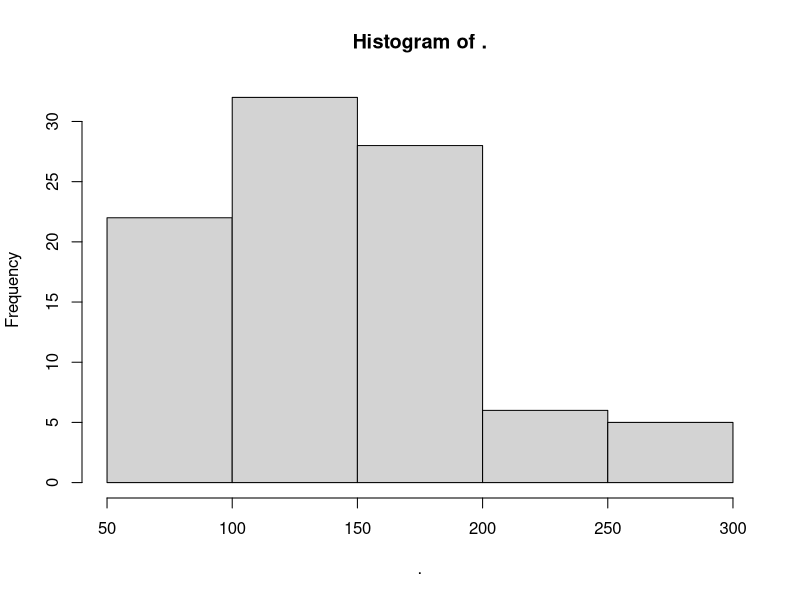
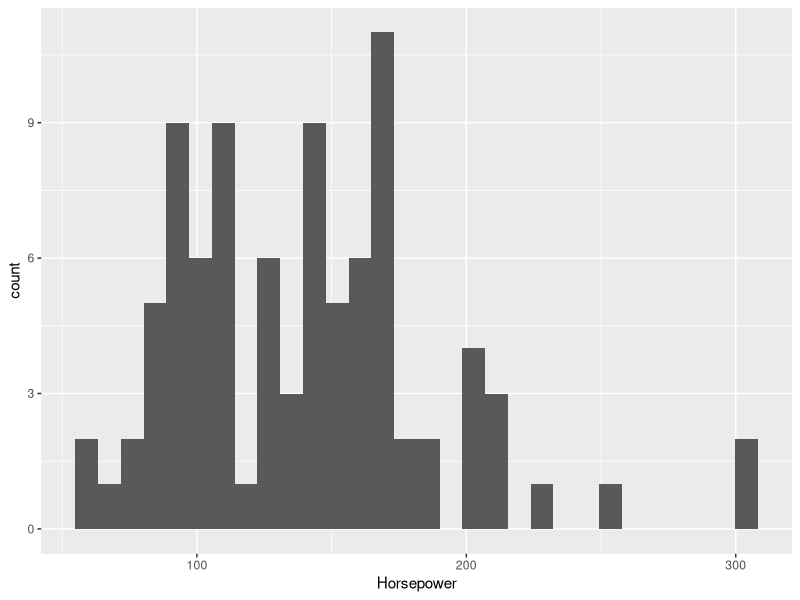
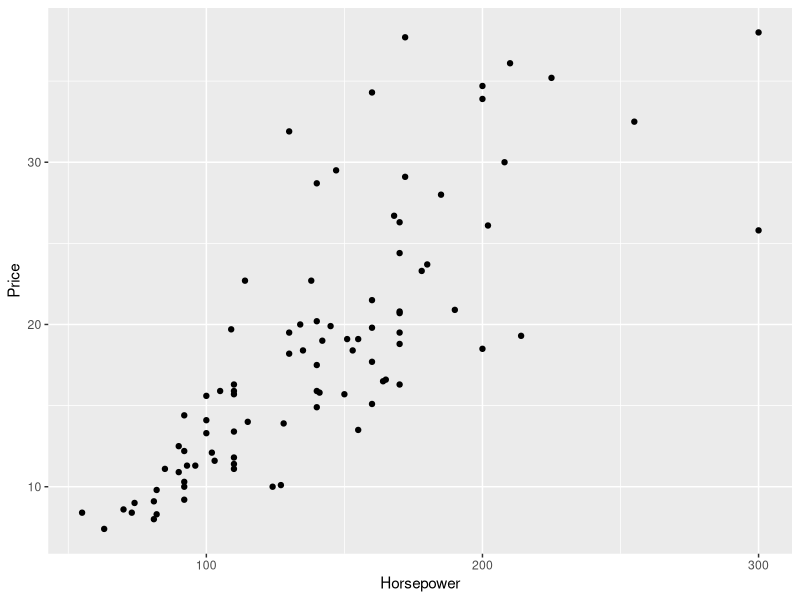
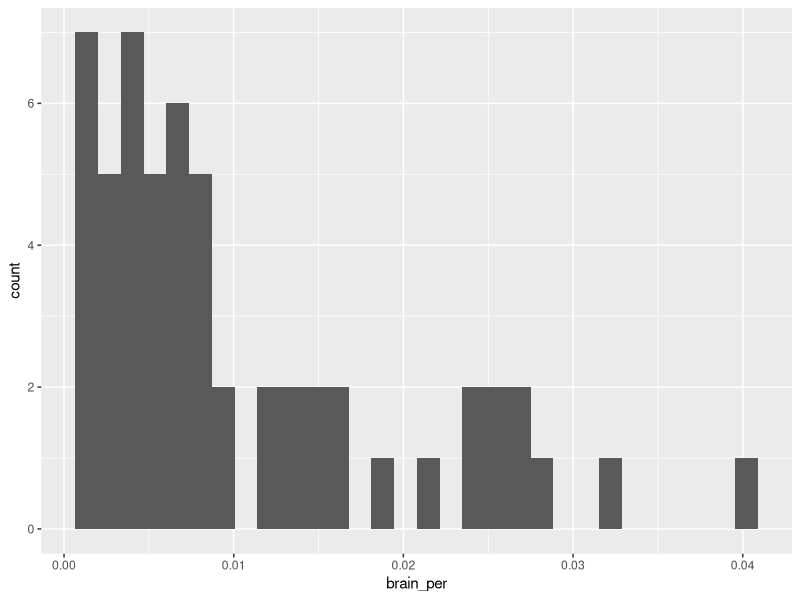
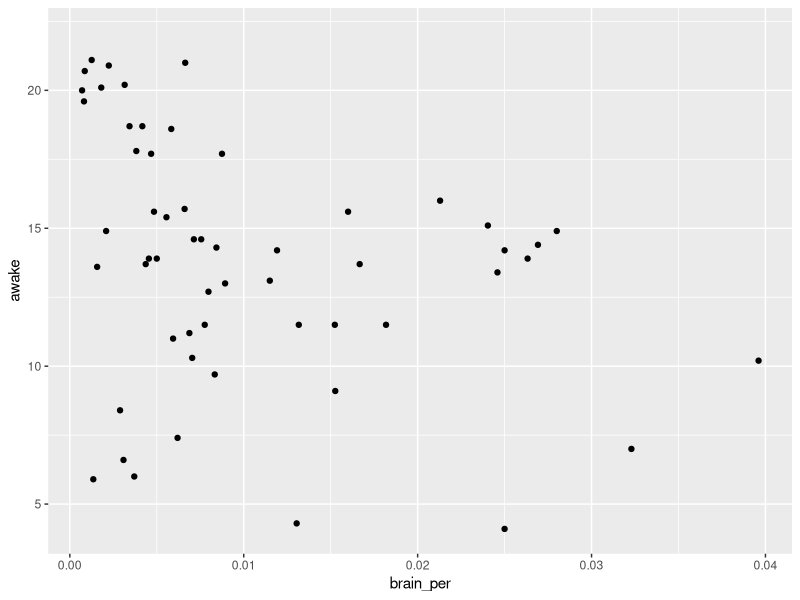
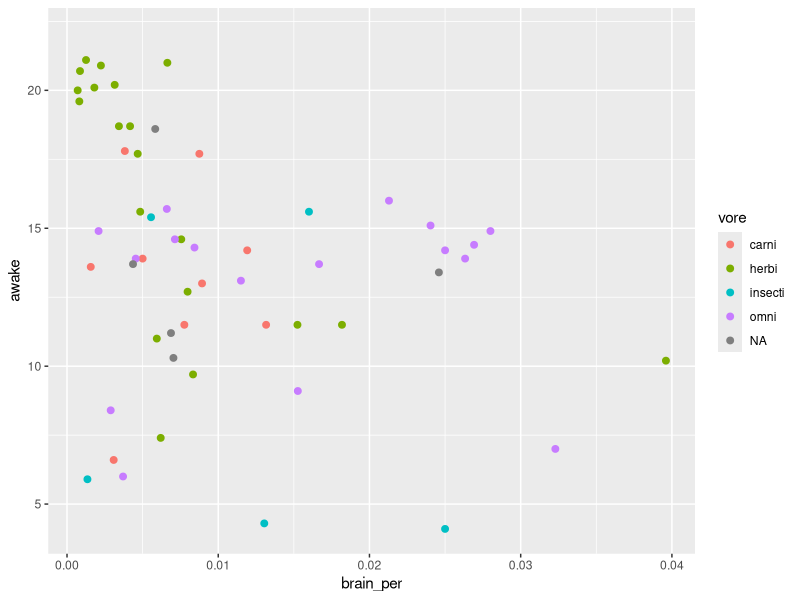

These charts were generated, in order, by the following R code:
library(MASS)
data(Cars93)

#install.packages('dplyr')
library(dplyr)

# Base-R vs. dplyr
# select Horsepower from Cars93
#Cars93$Horsepower

Cars93 %>% select(Type,Horsepower)

# keyboard shortcut for 'pipe' is cntrl + shift + m, (MacOS: cmd + shift + m)


# filter Type==Small
#Cars93[Cars93$Type=="Small",]

Cars93 %>% filter(Type=="Small")

# combine dplyr functions:
# return Type and Horsepower, only for Small cars
Cars93 %>% 
  filter(Type=="Small") %>% 
  select(Type,Horsepower)

# this order is not recommended!:
Cars93 %>% 
  select(Type,Horsepower) %>% 
  filter(Type=="Small")


##########
# return cars that are Small or Midsize (all columns) using dplyr
Cars93 %>% 
  filter(Type=="Small" | Type == "Midsize")

# isin, '%in%' operator
Cars93 %>% 
  filter(Type %in% c("Small","Midsize"))

#######
# msleep data from tidyverse
#install.packages('tidyverse')
library(tidyverse) # load in tidyverse which contains the msleep data
data("msleep") # load the msleep data

#dplyr
msleep %>%
  filter(vore=="herbi" & awake>=12) %>%
  select(vore,awake)

# base R (combining functions in base R is not recommended)
msleep[msleep$vore=="herbi",]$name

# dplyr, using %in%
msleep %>% 
  filter(vore %in% c('herb','carni') & sleep_total >12)


##############
# mutate (creating new columns)
data(Cars93)
Cars93_output <- Cars93 %>% mutate(HPperLiter = Horsepower / EngineSize) %>% 
  dplyr::select(Manufacturer,Model,Horsepower,EngineSize,HPperLiter,MPG.city)

# arrange (sorts the df)
Cars93_output <- Cars93 %>% mutate(HPperLiter = Horsepower / EngineSize) %>% 
  dplyr::select(Manufacturer,Model,Horsepower,EngineSize,HPperLiter,MPG.city) %>% 
  arrange(desc(Horsepower))

# combining dplyr with base-R
# what if you wanted to round the numbers in HPperLiter col?
# %>% round() does not work.. solution?
# could use the round() and mutate() and overwrite an existing col 
Cars93_output %>% mutate(HPperLiter = round(HPperLiter,2))

# what if you wanted to grab the mean of a col in dplyr?
Cars93_output %>% dplyr::select(Horsepower) %>% mean() # fix this sytnax error

# what if you wanted to generate a new categorical variable from a numerical one
# create a new variable named "HighPerformance" that equals one if HPperLiter >60,
# 0 otherwise
Cars93_output <- Cars93_output %>% mutate(HighPerformance = (HPperLiter>60)*1)
Cars93_output <- Cars93_output %>% mutate(HighPerformance = ifelse(HPperLiter>60,1,0))

# more than 2 categories?
# >70 give 2; between 50-70 give 1; below 50 give 0
Cars93_output <- Cars93_output %>% mutate(HighPerformance = ifelse(HPperLiter>70,2,ifelse(HPperLiter>50,1,0)))

######
# group_by and summarize
# average EngineSize in the entire data
mean(Cars93$EngineSize)
# how about average EngineSize by Type?
Cars93 %>% group_by(Type) %>%
  summarize(Avg_EngineSize = mean(EngineSize)) %>% 
  arrange(desc(Avg_EngineSize))


#####
# Tips with dplyr
# Tip 1 combining dplyr with base R
Cars93 %>%
  dplyr::select(Type,Horsepower) %>% 
  pull(Horsepower) %>% 
  mean()

Cars93 %>% 
  dplyr::select(Type,Horsepower) %>% 
  pull(Horsepower) %>% 
  hist()

# Tip 2 combining dplyr with ggplot
Cars93 %>% 
  filter(Price<40) %>% 
  ggplot(aes(x=Horsepower)) +
  geom_histogram()

Cars93 %>% 
  filter(Price<40) %>% 
  ggplot(aes(x=Horsepower,y=Price)) +
  geom_point()


#########
# get min, max, and average price; average engine size, average HP, median MPG
# highway, # of cars with 2 airbags by # of cylinders
Cars93 %>% 
  group_by(Cylinders) %>%
  summarize(min_price = min(Price), 
            max_price = max(Price), avg_price = mean(Price), 
            avg_size=mean(EngineSize),avg_power=mean(Horsepower),
            med_mpg = median(MPG.highway),
            num_airbags=sum(AirBags == "Driver & Passenger"),
            count = n())


#######
# msleep data from tidyverse
#install.packages('tidyverse')
library(tidyverse) # load in tidyverse which contains the msleep data
data("msleep") # load the msleep data

# in-class application:
# 1) return average awake time by "vore" sorted by average awake time in
# descending order
msleep %>% 
  group_by(vore) %>%
  summarize(avg_awake = mean(awake)) %>% 
  arrange(desc(avg_awake))

# 2) create a new col brain_per that shows the percentage of body weight that 
#brain takes (use the ratio brainwt/bodywt)
# note that the following does not alter the original df:
msleep_new <- msleep %>% 
  mutate(brain_per=brainwt/bodywt)

# 2') What is the average brain_per? (Hint: use na.rm=T) What does the distribution 
# of it look like? (combine dplyr with ggplot2 for this question)
msleep %>% 
  mutate(brain_per=brainwt/bodywt) %>%
  pull(brain_per) %>% 
  mean(na.rm=T)

msleep_new %>% 
  dplyr::select(brain_per) %>% 
  ggplot(aes(brain_per)) +
  geom_histogram()

# 3) Return the top 5 animals with the highest brain_per
msleep_new %>%
  dplyr::select(name,brain_per) %>% 
  arrange(desc(brain_per)) %>%
  head(n=5)


# Use ggplot2 for the following:
# 4) Make a scatterplot showing brain_per against awake
msleep %>% 
  mutate(brain_per=brainwt/bodywt) %>%
  ggplot(aes(x=brain_per, y=awake)) +
  geom_point()

# 4') Make a scatterplot showing brain_per against awake with different colors
# by "vore"
msleep %>% 
  mutate(brain_per=brainwt/bodywt) %>%
  ggplot(aes(x=brain_per, y=awake,col=vore)) +
  geom_point(size=2)






